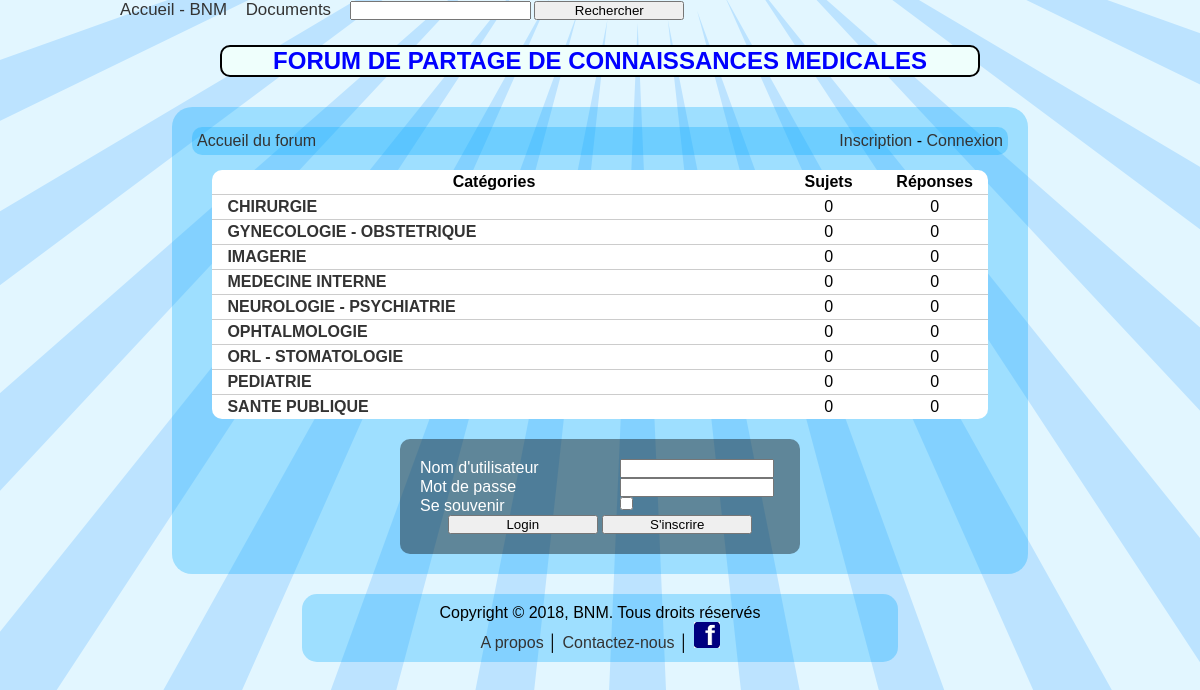
The page /forum/forum.php on the database its author committed.
### tables this page shows
CREATE TABLE IF NOT EXISTS `categories` (
  `id` smallint(6) NOT NULL,
  `name` varchar(256) NOT NULL,
  `description` text NOT NULL,
  `position` smallint(6) NOT NULL,
  PRIMARY KEY (`id`)
);

### forum/config.php (called while the page is built, shortened)
<?php
$url_home = 'forum.php';
$design = 'default';
?>

### forum/forum.php (the view, shortened to what this page needs)
<?php
include('config.php');
?>
<!DOCTYPE html PUBLIC "-//W3C//DTD XHTML 1.0 Transitional//EN" "http://www.w3.org/TR/xhtml1/DTD/xhtml1-transitional.dtd">
<html xmlns="http://www.w3.org/1999/xhtml">
    <head>
        <link href="<?php echo $design; ?>/style.css" rel="stylesheet" title="Style" />
    </head>
    <body>
	<header>
		<?php include("menus.php"); ?>
	</header>
    	<div id="titre_principal">
			<h2>FORUM DE PARTAGE DE CONNAISSANCES MEDICALES</h2>
		</div>
        <div class="content">
<?php
if(isset($_SESSION['username']))
{
$nb_new_pm = mysql_fetch_array(mysql_query('select count(*) as nb_new_pm from pm where ((user1="'.$_SESSION['userid'].'" and user1read="no") or (user2="'.$_SESSION['userid'].'" and user2read="no")) and id2="1"'));
$nb_new_pm = $nb_new_pm['nb_new_pm'];
?>
<div class="box">
	<div class="box_left">
    	<a href="<?php echo $url_home; ?>">Accueil du forum</a>
    </div>
	<div class="box_right">
    	<a href="list_pm.php">Vos messages (<?php echo $nb_new_pm; ?>)</a> - <a href="profile.php?id=<?php echo $_SESSION['userid']; ?>"><?php echo htmlentities($_SESSION['username'], ENT_QUOTES, 'UTF-8'); ?></a> (<a href="login.php">Déconnexion</a>)
    </div>
	<div class="clean"></div>
</div>
<?php
}
else
{
?>
<div class="box">
	<div class="box_left">
    	<a href="<?php echo $url_home; ?>">Accueil du forum</a>
    </div>
	<div class="box_right">
    	<a href="signup.php">Inscription</a> - <a href="login.php">Connexion</a>
    </div>
</div>
<?php
}
?>
<table class="categories_table">
	<tr>
    	<th class="forum_cat">Catégories</th>
    	<th class="forum_ntop">Sujets</th>
    	<th class="forum_nrep">Réponses</th>
	</tr>
<?php
$dn1 = mysql_query('select c.id, c.name, c.description, c.position, (select count(t.id) from topics as t where t.parent=c.id and t.id2=1) as topics, (select count(t2.id) from topics as t2 where t2.parent=c.id and t2.id2!=1) as replies from categories as c group by c.id order by c.position asc');
while($dnn1 = mysql_fetch_array($dn1))
{
?>
	<tr>
    	<td class="forum_cat"><a href="list_topics.php?parent=<?php echo $dnn1['id']; ?>" class="title"><?php echo htmlentities($dnn1['name'], ENT_QUOTES, 'UTF-8'); ?></a>
        <div class="description"><?php echo $dnn1['description']; ?></div></td>
    	<td><?php echo $dnn1['topics']; ?></td>
    	<td><?php echo $dnn1['replies']; ?></td>
    </tr>
<?php
}
?>
</table>
<?php
if(!isset($_SESSION['username']))
{
?>
<div class="box_login">
	<form action="login.php" method="post">
		<label for="username">Nom d'utilisateur</label><input type="text" name="username" id="username" /><br />
		<label for="password">Mot de passe</label><input type="password" name="password" id="password" /><br />
        <label for="memorize">Se souvenir</label><input type="checkbox" name="memorize" id="memorize" value="yes" />
        <div class="center">
	        <input type="submit" value="Login" /> <input type="button" onclick="javascript:document.location='signup.php';" value="S'inscrire" />
        </div>
    </form>
</div>
<?php
}
?>
</div>
		<?php include("copyright.php"); ?>
	</body>
</html>

### forum/default/style.css (style rules this page uses)
* { margin:0px; padding:0px; }
body { background:#e2f6ff url('images/background.gif') center top; padding-left:10%; padding-right:10%; font-family:Arial, Geneva, sans-serif; }
a { text-decoration:none; color:#333333; }
img, table, tr, td { border:0px; }
.center { text-align:center; }
input[type=text], input[type=submit], input[type=button], input[type=password] { width:150px; }
label { width:200px; display:inline-block; vertical-align:top; text-align:left; }
table { border-spacing:0px; background:#ffffff; -moz-border-radius:10px; -webkit-border-radius:10px; border-radius:10px; padding:0px; width:95%; margin:5px auto 5px auto; }
tr { -moz-border-radius:5px; -webkit-border-radius:5px; border-radius:5px; margin:0px; }
td, th { margin:0px; border:0px; padding:3px; text-align:center; }
.content { background:url('images/bluec_30p.png'); width:85%; -moz-border-radius:20px; -webkit-border-radius:20px; border-radius:20px; margin:auto; padding:20px; margin-top:20px; }
.box_left { float:left; }
.box_right { float:right; }
.box { background:url('images/bluec_30p.png'); -moz-border-radius:10px; -webkit-border-radius:10px; border-radius:10px; margin:auto; padding:5px; margin-bottom:15px; }
.box_login { background:url('images/black_40p.png'); width:360px; -moz-border-radius:10px; -webkit-border-radius:10px; border-radius:10px; margin:auto; padding:20px; margin-top:20px; color:#ffffff; }
.forum_ntop, .forum_nrep, .forum_act, .forum_auth { width:100px; }
td.forum_cat, td.forum_tops { padding-left:15px; text-align:left; }
.categories_table td, .categories_table th, .topics_table td, .topics_table th, .list_pm td, .list_pm th { border-bottom:1px solid #cccccc; }
.categories_table tr:last-child td, .topics_table tr:last-child td, .list_pm tr:last-child td { border-bottom:0px; }
td.forum_cat .title { font-weight:bold; }
h2 { color: blue; font-weight: bold; text-align: center; border-top: 2px solid black; border-bottom: 2px solid black; border-left: 2px solid black; border-right: 2px solid black; border-radius: 10px; background-color:#effffc; margin-left: 100px; margin-right: 100px; margin-top: 25px; margin-bottom: 30px; }

### rows shown on the page
categories: name "CHIRURGIE", topics "0", replies "0"
categories: name "GYNECOLOGIE - OBSTETRIQUE", topics "0", replies "0"
categories: name "IMAGERIE", topics "0", replies "0"
categories: name "MEDECINE INTERNE", topics "0", replies "0"
categories: name "NEUROLOGIE - PSYCHIATRIE", topics "0", replies "0"
categories: name "OPHTALMOLOGIE", topics "0", replies "0"
categories: name "ORL - STOMATOLOGIE", topics "0", replies "0"
categories: name "PEDIATRIE", topics "0", replies "0"
categories: name "SANTE PUBLIQUE", topics "0", replies "0"
